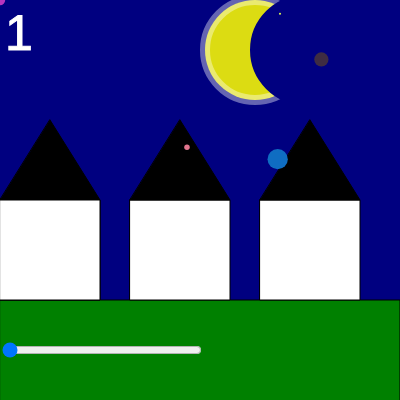
Frame 1 (no input)
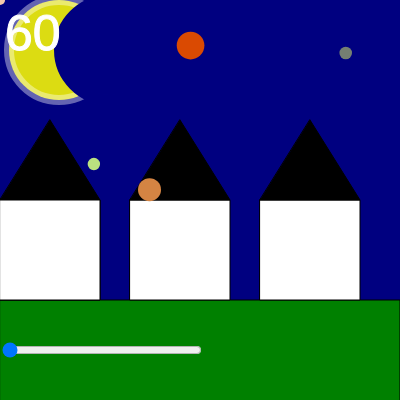
Frame 60 (no input)
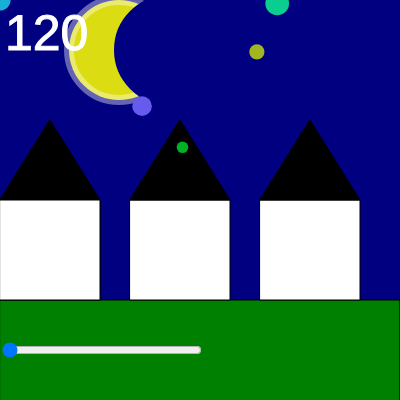
Frame 120 (the mouse pressed at the canvas centre since frame 60)

The p5.js sketch that drew these frames (run headless with seeded random() and noise() and a simulated clock; from frame 60 on, the mouse is pressed at the canvas centre):

// p5.js sketch
// ── sketch.js
let canvasXMax=400, canvasYMax=400;
let moonXpos=255;
let moonYpos=50;
let slider;
function setup() {
  createCanvas(canvasXMax, canvasYMax);
  //slider che rimane sempre lì
  //parametri: minimo, massimo, default, step
  slider = createSlider(0,255,0,1);
  slider.position(0,canvasYMax-60);
  slider.size(200);

}
function draw() {
  background("navy");
  frameRate(20);
  //moon
  colorMode(RGB);
  fill(255, 255, 0, 220);
  stroke(255, 255, 255, 100);
  strokeWeight(10); //large outline
  circle(moonXpos, 50, 100);
  //overlappin circle
  stroke("navy");
  fill("navy");
  circle(moonXpos+50, 50,100);
  
  moonXpos= moonXpos+1;
  //se la luna esce dai bordi
  //metodo aggiornamento 1
  //if(moonXpos>canvasXMax){
    //moonXpos=moonXpos-200;
    //moonXpos=0;
  //}

  //metodo aggiornamento 2
  //continua ad aggiungere 1 x ogni frame disegnato
  moonXpos=frameCount% canvasXMax;
  //% --> divisibilità, definire confini
  //operatore di modulo
  //1 % 400 --> 1/400 = 0, resto 1
  //2 % 400 --> 2/400 = 0, resto 2

  stroke(0);//black outline
  strokeWeight(1);//outline thickness
  fill("green");
  let y = 300;
  rect(0, y, canvasXMax, y);
  stroke(0);//black outline
  strokeWeight(1);//outline thickness
  let x_casa =0;
  let house_height = 100, house_width=100;
  for(let numero_case=0; numero_case<3; numero_case++){
    fill("white");
    rect(x_casa, y-house_height , house_width, house_height);
    fill(slider.value());
    let roof_height=80;
    triangle(x_casa, y-house_height , x_casa+house_width, y-house_height, x_casa+(house_width/2), y-house_height-roof_height);
    x_casa += house_width+30;
  }
  x_casa=0;
  //rollover --> agiamo se passiamo sopra
  //siamo in x di cas?
  //mouseX > x_casa
  //mouseX < x_casa+house_width
  //siamo in y?
  //mouseY > left_corner
  //mouseY < left_corner+house_height
  //&&, ||
  //c1 && c2 --> entrambe condizioni vere
  //c1 || c2 --> almeno una condizione vera

  let left_corner = y-house_height;
  let sliderValue = slider.value();
  if((mouseX > x_casa) &&
  (mouseX < x_casa+house_width)&&
  (mouseY > left_corner)&&
  (mouseY < left_corner+house_height))
  {
    fill("navy");
    stroke("navy");
    rect(x_casa, y-house_height , house_width, house_height);
  } else {
    fill("white");
    rect(x_casa, y-house_height , house_width, house_height);
  }

  //disegnare stelle in posizioni diverse
  //numero = numero + 1;
  //numero += 1;
  //numero++; tutti e 3 fanno la stessa cosa
  let xStar=0;
  let yStar=0;
  //for(init; condizione; update){corpo}
  for(let nS=0; nS < 5; nS++){
    stroke(random(0,255), random(0,255), random(0,255));
    strokeWeight(random(0,30));
    point(xStar,yStar);
    //generare random
    xStar=random(0, canvasXMax);
    yStar=random(0, canvasYMax/2);
  }

  //if(frameCount == 50){
    //noLoop();
  //}

  //displays the x and y position of the mouse on the canvas
  stroke("white");
  strokeWeight(1);
  fill(255);//white text
  textSize(50)
  text(`${frameCount}`, 5, 50);
  //text(`X=${mouseX}, Y=${mouseY}, ${frameCount}`, 5, 50);
}
